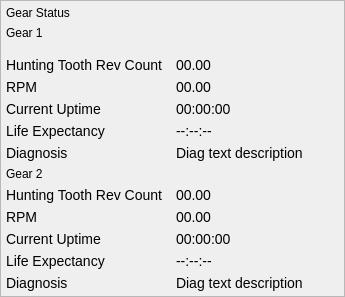
       <widget class="QFrame" name="GearStatusFrame">
        <property name="sizePolicy">
         <sizepolicy hsizetype="Preferred" vsizetype="Expanding">
          <horstretch>0</horstretch>
          <verstretch>0</verstretch>
         </sizepolicy>
        </property>
        <property name="minimumSize">
         <size>
          <width>345</width>
          <height>218</height>
         </size>
        </property>
        <property name="acceptDrops">
         <bool>false</bool>
        </property>
        <property name="frameShape">
         <enum>QFrame::StyledPanel</enum>
        </property>
        <property name="frameShadow">
         <enum>QFrame::Raised</enum>
        </property>
        <layout class="QVBoxLayout" name="verticalLayout_18">
         <property name="leftMargin">
          <number>5</number>
         </property>
         <property name="topMargin">
          <number>5</number>
         </property>
         <property name="rightMargin">
          <number>5</number>
         </property>
         <property name="bottomMargin">
          <number>5</number>
         </property>
         <item>
          <widget class="QLabel" name="GearStatusTitle">
           <property name="text">
            <string>Gear Status</string>
           </property>
          </widget>
         </item>
         <item>
          <widget class="QLabel" name="Gear1StatusTitle">
           <property name="text">
            <string>Gear 1</string>
           </property>
          </widget>
         </item>
         <item>
          <layout class="QGridLayout" name="gridLayout_3">
           <property name="topMargin">
            <number>11</number>
           </property>
           <item row="0" column="0">
            <widget class="QLabel" name="Gear1HTRevCount">
             <property name="styleSheet">
              <string notr="true">font-size: 14px;</string>
             </property>
             <property name="text">
              <string>Hunting Tooth Rev Count</string>
             </property>
            </widget>
           </item>
           <item row="0" column="1">
            <widget class="QLabel" name="Gear1HTRevCountOut">
             <property name="styleSheet">
              <string notr="true">font-size: 14px;</string>
             </property>
             <property name="text">
              <string>00.00</string>
             </property>
            </widget>
           </item>
           <item row="1" column="0">
            <widget class="QLabel" name="Gear1RPM">
             <property name="styleSheet">
              <string notr="true">font-size: 14px;</string>
             </property>
             <property name="text">
              <string>RPM</string>
             </property>
            </widget>
           </item>
           <item row="2" column="0">
            <widget class="QLabel" name="Gear1Uptime">
             <property name="styleSheet">
              <string notr="true">font-size: 14px;</string>
             </property>
             <property name="text">
              <string>Current Uptime</string>
             </property>
            </widget>
           </item>
           <item row="1" column="1">
            <widget class="QLabel" name="Gear1RPMOut">
             <property name="styleSheet">
              <string notr="true">font-size: 14px;</string>
             </property>
             <property name="text">
              <string>00.00</string>
             </property>
            </widget>
           </item>
           <item row="2" column="1">
            <widget class="QLabel" name="Gear1UptimeOut">
             <property name="styleSheet">
              <string notr="true">font-size: 14px;</string>
             </property>
             <property name="text">
              <string>00:00:00</string>
             </property>
            </widget>
           </item>
           <item row="3" column="1">
            <widget class="QLabel" name="Gear1ExpectancyOut">
             <property name="styleSheet">
              <string notr="true">font-size: 14px;</string>
             </property>
             <property name="text">
              <string>--:--:--</string>
             </property>
            </widget>
           </item>
           <item row="3" column="0">
            <widget class="QLabel" name="Gear1Expectancy">
             <property name="styleSheet">
              <string notr="true">font-size: 14px;</string>
             </property>
             <property name="text">
              <string>Life Expectancy</string>
             </property>
            </widget>
           </item>
           <item row="4" column="0">
            <widget class="QLabel" name="Gear1Diag">
             <property name="styleSheet">
              <string notr="true">font-size: 14px;</string>
             </property>
             <property name="text">
              <string>Diagnosis</string>
             </property>
            </widget>
           </item>
           <item row="4" column="1">
            <widget class="QLabel" name="Gear1DiagOut">
             <property name="styleSheet">
              <string notr="true">font-size: 14px;</string>
             </property>
             <property name="text">
              <string>Diag text description</string>
             </property>
            </widget>
           </item>
          </layout>
         </item>
         <item>
          <widget class="QLabel" name="Gear2StatusTitle">
           <property name="text">
            <string>Gear 2</string>
           </property>
          </widget>
         </item>
         <item>
          <layout class="QGridLayout" name="gridLayout_4">
           <item row="0" column="0">
            <widget class="QLabel" name="Gear2HTRev">
             <property name="styleSheet">
              <string notr="true">font-size: 14px;</string>
             </property>
             <property name="text">
              <string>Hunting Tooth Rev Count</string>
             </property>
            </widget>
           </item>
           <item row="0" column="1">
            <widget class="QLabel" name="Gear2HTRevOut">
             <property name="styleSheet">
              <string notr="true">font-size: 14px;</string>
             </property>
             <property name="text">
              <string>00.00</string>
             </property>
            </widget>
           </item>
           <item row="1" column="0">
            <widget class="QLabel" name="Gear2RPM">
             <property name="styleSheet">
              <string notr="true">font-size: 14px;</string>
             </property>
             <property name="text">
              <string>RPM</string>
             </property>
            </widget>
           </item>
           <item row="2" column="0">
            <widget class="QLabel" name="Gear2Uptime">
             <property name="styleSheet">
              <string notr="true">font-size: 14px;</string>
             </property>
             <property name="text">
              <string>Current Uptime</string>
             </property>
            </widget>
           </item>
           <item row="1" column="1">
            <widget class="QLabel" name="Gear2RPMOut">
             <property name="styleSheet">
              <string notr="true">font-size: 14px;</string>
             </property>
             <property name="text">
              <string>00.00</string>
             </property>
            </widget>
           </item>
           <item row="2" column="1">
            <widget class="QLabel" name="Gear2UptimeOut">
             <property name="styleSheet">
              <string notr="true">font-size: 14px;</string>
             </property>
             <property name="text">
              <string>00:00:00</string>
             </property>
            </widget>
           </item>
           <item row="3" column="1">
            <widget class="QLabel" name="Gear2ExpectancyOut">
             <property name="styleSheet">
              <string notr="true">font-size: 14px;</string>
             </property>
             <property name="text">
              <string>--:--:--</string>
             </property>
            </widget>
           </item>
           <item row="3" column="0">
            <widget class="QLabel" name="Gear2Expectancy">
             <property name="styleSheet">
              <string notr="true">font-size: 14px;</string>
             </property>
             <property name="text">
              <string>Life Expectancy</string>
             </property>
            </widget>
           </item>
           <item row="4" column="0">
            <widget class="QLabel" name="Gear2Diag">
             <property name="styleSheet">
              <string notr="true">font-size: 14px;</string>
             </property>
             <property name="text">
              <string>Diagnosis</string>
             </property>
            </widget>
           </item>
           <item row="4" column="1">
            <widget class="QLabel" name="Gear2DiagOut">
             <property name="styleSheet">
              <string notr="true">font-size: 14px;</string>
             </property>
             <property name="text">
              <string>Diag text description</string>
             </property>
            </widget>
           </item>
          </layout>
         </item>
        </layout>
       </widget>
